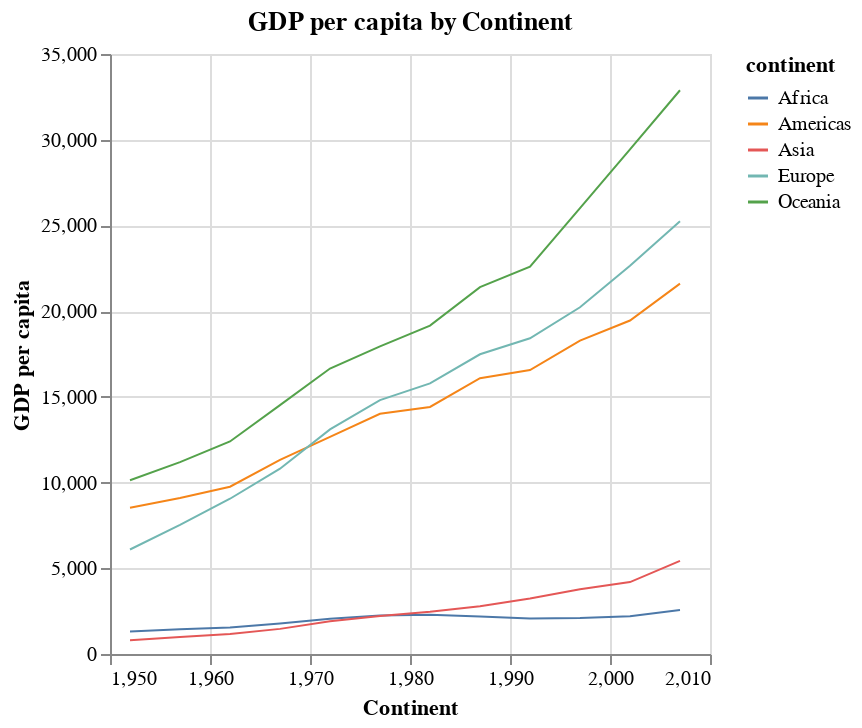

This figure's notebook cell:
### Markdown cell above
This area plot will not only depict the magnitude of populations by region but also the dynamic shifts over the timeline, providing a powerful narrative of demographic evolution.

> The choice of an area plot to analyze total population counts by continent is particularly apt due to the plot's ability to convey volumes and changes over time. The cumulative nature of the area plot, with its filled regions under the lines, provides a visual sense of the weight and progression of population growth across different continents. It allows for an intuitive comparison of scales and trends, making it easier to discern how the population has expanded or contracted over the years within each geographic region. By layering these regions, the area plot not only shows individual continent trends but also how these trends stack up against each other, offering a comprehensive view of demographic shifts in a single, cohesive visualization.

### Assessing Progress with Line Plots

Lastly, the fourth function of `create_line_plot function` can also be used for analyzing trend over time. For example, to examine economic progression, we calculate the GDP per capita. With this calculation at hand, we turn to `create_line_plot` to draw a line plot that tracks the changes in GDP per capita over time, segregated by continent:

### Code cell
df['gdp'] = df['gdpPercap'] * df['population']
df_grouped3 = df.groupby(['continent', 'year'])[['population', 'gdp']].sum().reset_index()
df_grouped3['gdpPercap'] = df_grouped3['gdp']/df_grouped3['population']

create_line_plot(df_grouped3, 'year', 'gdpPercap', color='continent', 
                 title=' GDP per capita by Continent', x_title= 'Continent', y_title='GDP per capita')

### Figure 1 — Vega-Lite specification as saved in the notebook (floating-point values rounded to 4 significant figures)
{"config": {"view": {"continuousWidth": 300, "continuousHeight": 300}}, "data": {"name": "data-c76185c75afa4f0338f5603bc6c9d97d"}, "mark": {"type": "line", "size": 1}, "encoding": {"color": {"field": "continent", "type": "nominal"}, "x": {"field": "year", "title": "Continent", "type": "quantitative"}, "y": {"field": "gdpPercap", "title": "GDP per capita", "type": "quantitative"}}, "title": " GDP per capita by Continent", "$schema": "https://vega.github.io/schema/vega-lite/v5.15.1.json", "datasets": {"data-c76185c75afa4f0338f5603bc6c9d97d": [{"continent": "Africa", "year": 1952, "population": 237640501, "gdp": 311600000000.0, "gdpPercap": 1311.0}, {"continent": "Africa", "year": 1957, "population": 264837738, "gdp": 382700000000.0, "gdpPercap": 1445.0}, {"continent": "Africa", "year": 1962, "population": 296516865, "gdp": 456800000000.0, "gdpPercap": 1541.0}, {"continent": "Africa", "year": 1967, "population": 335289489, "gdp": 595100000000.0, "gdpPercap": 1775.0}, {"continent": "Africa", "year": 1972, "population": 379879541, "gdp": 783800000000.0, "gdpPercap": 2063.0}, {"continent": "Africa", "year": 1977, "population": 433061021, "gdp": 972100000000.0, "gdpPercap": 2245.0}, {"continent": "Africa", "year": 1982, "population": 499348587, "gdp": 1146000000000.0, "gdpPercap": 2295.0}, {"continent": "Africa", "year": 1987, "population": 574834110, "gdp": 1254000000000.0, "gdpPercap": 2181.0}, {"continent": "Africa", "year": 1992, "population": 659081517, "gdp": 1365000000000.0, "gdpPercap": 2072.0}, {"continent": "Africa", "year": 1997, "population": 743832984, "gdp": 1561000000000.0, "gdpPercap": 2099.0}, {"continent": "Africa", "year": 2002, "population": 833723916, "gdp": 1836000000000.0, "gdpPercap": 2202.0}, {"continent": "Africa", "year": 2007, "population": 929539692, "gdp": 2380000000000.0, "gdpPercap": 2561.0}, {"continent": "Americas", "year": 1952, "population": 345152446, "gdp": 2943000000000.0, "gdpPercap": 8528.0}, {"continent": "Americas", "year": 1957, "population": 386953916, "gdp": 3520000000000.0, "gdpPercap": 9098.0}, {"continent": "Americas", "year": 1962, "population": 433270254, "gdp": 4229000000000.0, "gdpPercap": 9760.0}, {"continent": "Americas", "year": 1967, "population": 480746623, "gdp": 5447000000000.0, "gdpPercap": 11330.0}, {"continent": "Americas", "year": 1972, "population": 529384210, "gdp": 6704000000000.0, "gdpPercap": 12660.0}, {"continent": "Americas", "year": 1977, "population": 578067699, "gdp": 8102000000000.0, "gdpPercap": 14020.0}, {"continent": "Americas", "year": 1982, "population": 630290920, "gdp": 9083000000000.0, "gdpPercap": 14410.0}, {"continent": "Americas", "year": 1987, "population": 682753971, "gdp": 10990000000000.0, "gdpPercap": 16090.0}, {"continent": "Americas", "year": 1992, "population": 739274104, "gdp": 12250000000000.0, "gdpPercap": 16570.0}, {"continent": "Americas", "year": 1997, "population": 796900410, "gdp": 14570000000000.0, "gdpPercap": 18280.0}, {"continent": "Americas", "year": 2002, "population": 849772762, "gdp": 16530000000000.0, "gdpPercap": 19450.0}, {"continent": "Americas", "year": 2007, "population": 898871184, "gdp": 19420000000000.0, "gdpPercap": 21600.0}, {"continent": "Asia", "year": 1952, "population": 1395357351, "gdp": 1125000000000.0, "gdpPercap": 806.4}, {"continent": "Asia", "year": 1957, "population": 1562780599, "gdp": 1560000000000.0, "gdpPercap": 998.1}, {"continent": "Asia", "year": 1962, "population": 1696357182, "gdp": 1985000000000.0, "gdpPercap": 1170.0}, {"continent": "Asia", "year": 1967, "population": 1905662900, "gdp": 2793000000000.0, "gdpPercap": 1466.0}, {"continent": "Asia", "year": 1972, "population": 2150972248, "gdp": 4105000000000.0, "gdpPercap": 1908.0}, {"continent": "Asia", "year": 1977, "population": 2384513556, "gdp": 5273000000000.0, "gdpPercap": 2212.0}, {"continent": "Asia", "year": 1982, "population": 2610135582, "gdp": 6416000000000.0, "gdpPercap": 2458.0}, {"continent": "Asia", "year": 1987, "population": 2871220762, "gdp": 7979000000000.0, "gdpPercap": 2779.0}, {"continent": "Asia", "year": 1992, "population": 3133292191, "gdp": 10130000000000.0, "gdpPercap": 3234.0}, {"continent": "Asia", "year": 1997, "population": 3383285500, "gdp": 12790000000000.0, "gdpPercap": 3781.0}, {"continent": "Asia", "year": 2002, "population": 3601802203, "gdp": 15120000000000.0, "gdpPercap": 4197.0}, {"continent": "Asia", "year": 2007, "population": 3811953827, "gdp": 20710000000000.0, "gdpPercap": 5432.0}, {"continent": "Europe", "year": 1952, "population": 418120846, "gdp": 2549000000000.0, "gdpPercap": 6097.0}, {"continent": "Europe", "year": 1957, "population": 437890351, "gdp": 3300000000000.0, "gdpPercap": 7535.0}, {"continent": "Europe", "year": 1962, "population": 460355155, "gdp": 4170000000000.0, "gdpPercap": 9057.0}, {"continent": "Europe", "year": 1967, "population": 481178958, "gdp": 5201000000000.0, "gdpPercap": 10810.0}, {"continent": "Europe", "year": 1972, "population": 500635059, "gdp": 6561000000000.0, "gdpPercap": 13100.0}, {"continent": "Europe", "year": 1977, "population": 517164531, "gdp": 7661000000000.0, "gdpPercap": 14810.0}, {"continent": "Europe", "year": 1982, "population": 531266901, "gdp": 8385000000000.0, "gdpPercap": 15780.0}, {"continent": "Europe", "year": 1987, "population": 543094160, "gdp": 9495000000000.0, "gdpPercap": 17480.0}, {"continent": "Europe", "year": 1992, "population": 558142797, "gdp": 10280000000000.0, "gdpPercap": 18420.0}, {"continent": "Europe", "year": 1997, "population": 568944148, "gdp": 11510000000000.0, "gdpPercap": 20230.0}, {"continent": "Europe", "year": 2002, "population": 578223869, "gdp": 13090000000000.0, "gdpPercap": 22640.0}, {"continent": "Europe", "year": 2007, "population": 586098529, "gdp": 14800000000000.0, "gdpPercap": 25240.0}, {"continent": "Oceania", "year": 1952, "population": 10686006, "gdp": 108300000000.0, "gdpPercap": 10140.0}, {"continent": "Oceania", "year": 1957, "population": 11941976, "gdp": 133700000000.0, "gdpPercap": 11190.0}, {"continent": "Oceania", "year": 1962, "population": 13283518, "gdp": 164700000000.0, "gdpPercap": 12400.0}, {"continent": "Oceania", "year": 1967, "population": 14600414, "gdp": 211900000000.0, "gdpPercap": 14510.0}, {"continent": "Oceania", "year": 1972, "population": 16106100, "gdp": 268200000000.0, "gdpPercap": 16650.0}, {"continent": "Oceania", "year": 1977, "population": 17239000, "gdp": 309400000000.0, "gdpPercap": 17950.0}, {"continent": "Oceania", "year": 1982, "population": 18394850, "gdp": 352400000000.0, "gdpPercap": 19160.0}, {"continent": "Oceania", "year": 1987, "population": 19574415, "gdp": 418900000000.0, "gdpPercap": 21400.0}, {"continent": "Oceania", "year": 1992, "population": 20919651, "gdp": 472600000000.0, "gdpPercap": 22590.0}, {"continent": "Oceania", "year": 1997, "population": 22241430, "gdp": 578600000000.0, "gdpPercap": 26010.0}, {"continent": "Oceania", "year": 2002, "population": 23454829, "gdp": 690500000000.0, "gdpPercap": 29440.0}, {"continent": "Oceania", "year": 2007, "population": 24549947, "gdp": 807300000000.0, "gdpPercap": 32880.0}]}}
